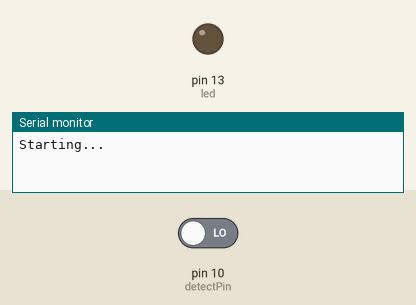
The sketch below on a simulated Arduino Uno, built with avr-gcc and run on an emulated ATmega328P. Shown: output pins drawn as LEDs (lit = HIGH), the last lines printed to the serial monitor. Inputs (shaded band) come from the test bench; at power-on: pin 10 (detectPin) LOW.

Above: at 2.8 s.
2.9 s: pin 10 (detectPin) driven HIGH
At 4.2 s:
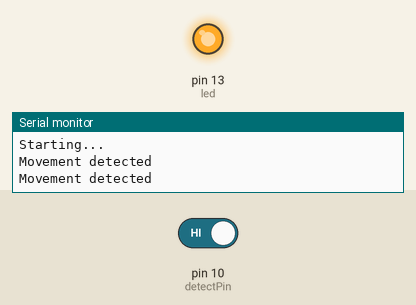
4.5 s: pin 10 (detectPin) driven LOW
At 5.7 s:
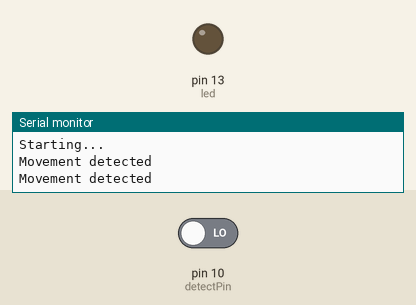
Timing chart, 0 to 7.5 s (numbered marks = the images above; inputs shaded):
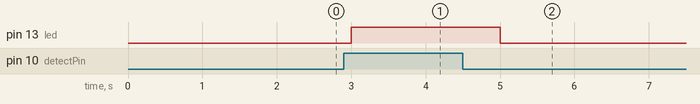

Measured:
- after the input at 2.9 s, pin 13 (led): LOW → HIGH after 0.10 s
- after the input at 4.5 s, pin 13 (led): HIGH → LOW after 0.50 s

The sketch:

Interfacing_with_RCWL0516_distance_sensor_with_arduino.ino
```cpp
int detectPin = 10;
bool detect = false;
int led = 13;
void setup() {
 Serial.begin(115200);
 Serial.println("Starting...\n");
 pinMode (detectPin, INPUT);
 pinMode (led, OUTPUT);
}

void loop() {

 detect = digitalRead(detectPin);
 if(detect == true) {
 digitalWrite(led, HIGH);
 Serial.println("Movement detected");
 }
 else {
 digitalWrite(led, LOW);
 }
 delay(1000);
}
```
